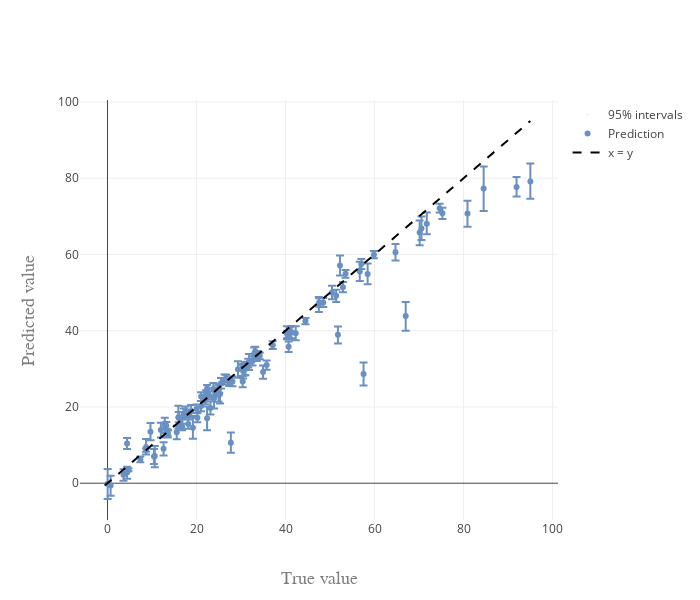

Notebook code for this chart:
### Code cell
fig = pred_vs_error_perc(mean, lower, upper, y_test, 95)
pltlyoff.iplot(fig, filename='')
print('With optimization P(Y, C)')
print('P(C)', model.constrprob_Xv(n = 100))
